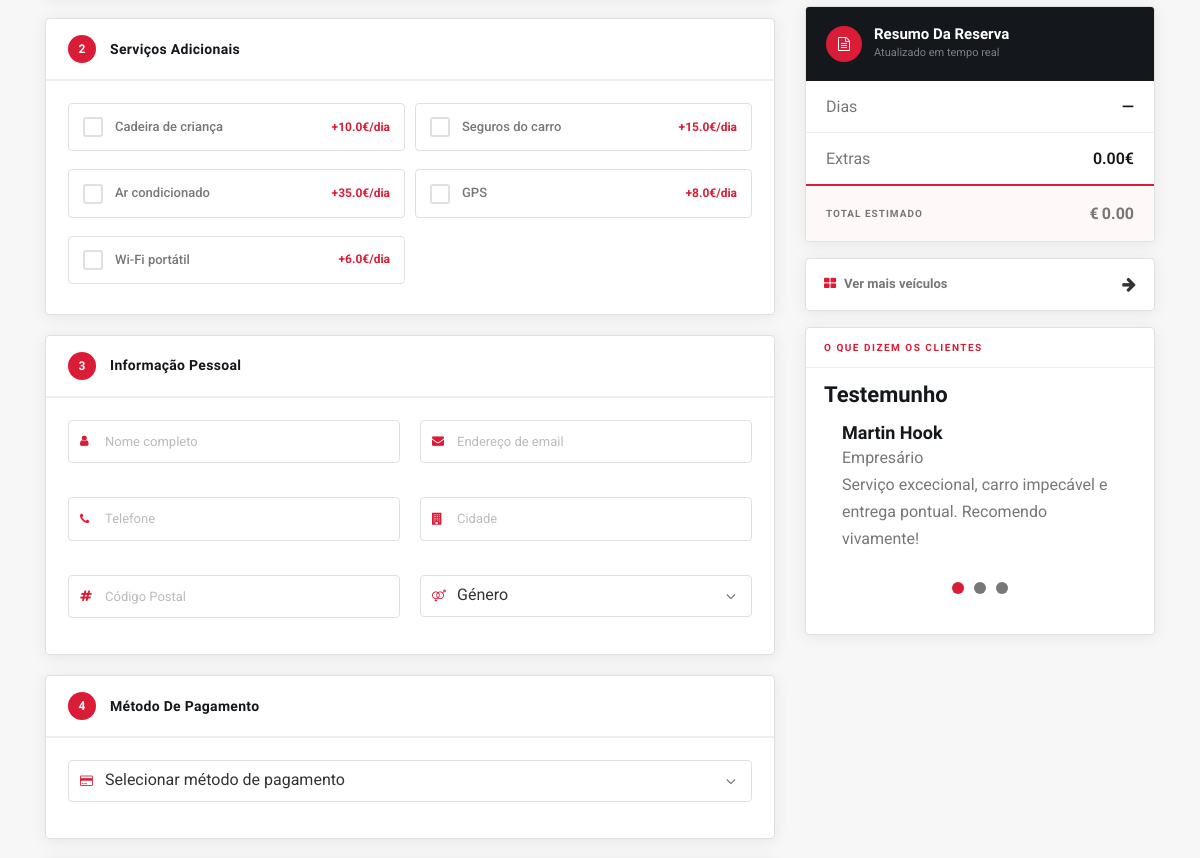
The page /reservation (middle part) on the database as committed earlier.
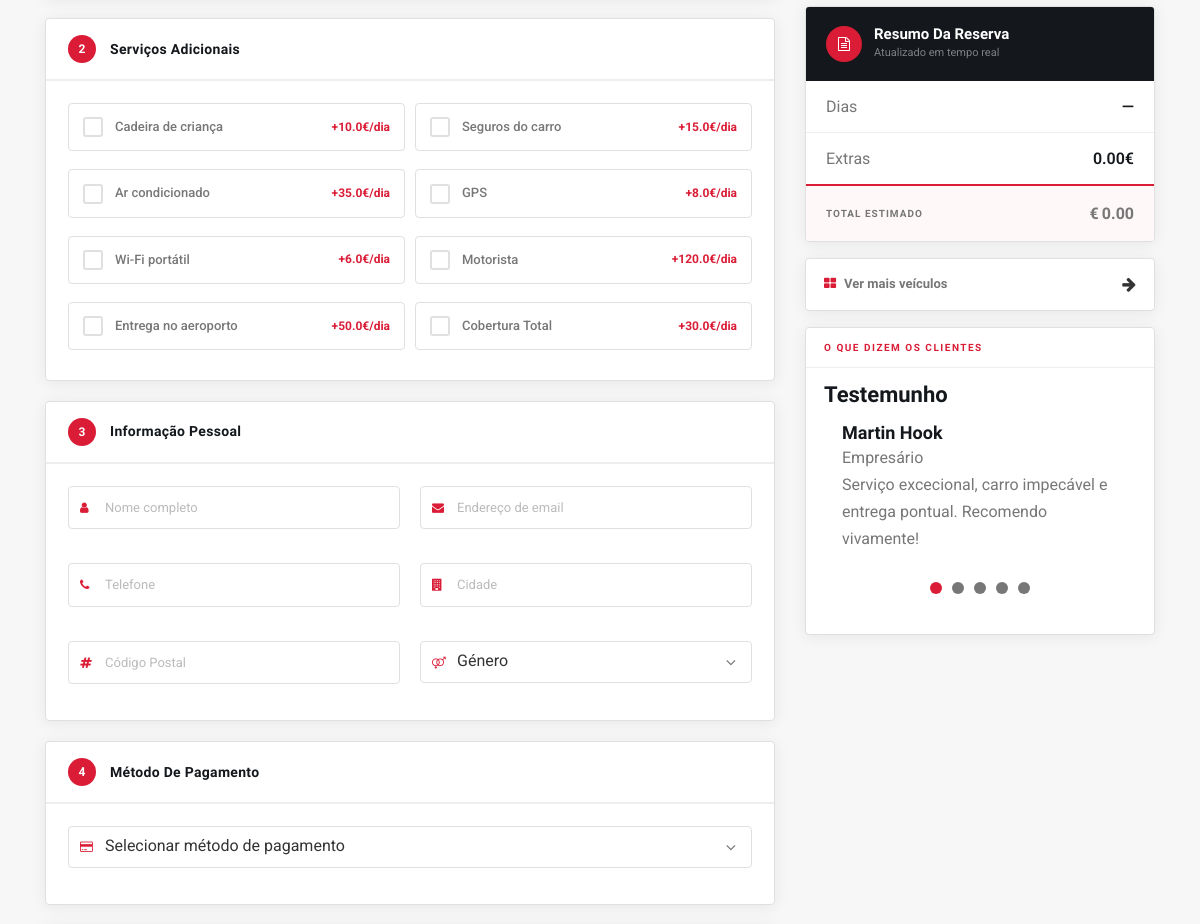
The same page on the database as committed later.
### models/Testimonial.py (models this page shows)
class Testimonial(db.Model):
    __tablename__ = "Testimonial"
    idTestimonial = db.Column(db.Integer, primary_key=True)
    name = db.Column(db.String, nullable=False)
    designation = db.Column(db.String)
    description = db.Column(db.String, nullable=False)
    imageUrl = db.Column(db.String)
    isActive = db.Column(db.Integer, default=1)
    def to_dict(self):
        return {
            "id": self.idTestimonial,
            "name": self.name,
            "designation": self.designation,
            "description": self.description,
            "imageUrl": self.imageUrl,
        }

### models/Reservation_Extra.py (models this page shows)
class ReservationExtra(db.Model):
    __tablename__ = "Reservation_Extra"
    idExtra = db.Column(db.Integer, primary_key=True)
    name = db.Column(db.String, nullable=False)
    dailyPrice = db.Column(db.Float, nullable=False, default=0)
    isActive = db.Column(db.Integer, default=1)
    def to_dict(self):
        return {
            "id": self.idExtra,
            "name": self.name,
            "dailyPrice": self.dailyPrice,
        }

### routes/reservations.py (the view, shortened to what this page needs)
@bp.route("/reservation", methods=["GET"])
def reservation():
    from datetime import datetime, time as dt_time
    vehicle_id = request.args.get("vehicle_id")
    vehicle = Vehicle.query.get(vehicle_id) if vehicle_id else None
    start_date = None
    end_date = None
    start_raw = request.args.get("startDate")
    end_raw = request.args.get("endDate")
    start_time_raw = request.args.get("startTime")
    end_time_raw = request.args.get("endTime")
    try:
        from datetime import date
        from utils import parse_time
        if start_raw:
            sd = date.fromisoformat(start_raw)
        else:
            sd = None
        if end_raw:
            ed = date.fromisoformat(end_raw)
        else:
            ed = None
        st = None
        et = None
        try:
            if start_time_raw:
                st = parse_time(start_time_raw)
        except Exception:
            st = None
        try:
            if end_time_raw:
                et = parse_time(end_time_raw)
        except Exception:
            et = None
        if sd and not ed:
            from datetime import timedelta
            ed = sd + timedelta(days=1)
        if ed and not sd:
            from datetime import timedelta
            sd = ed - timedelta(days=1)
        start_date = sd
        end_date = ed
        start_dt = None
        end_dt = None
        if sd is not None:
            start_dt = datetime.combine(sd, st if st else dt_time.min)
        if ed is not None:
            end_dt = datetime.combine(ed, et if et else dt_time.min)
    except Exception as e:
        logging.debug("Invalid date/time filter provided: %s", e)
        start_date = None
        end_date = None
    if vehicle_id and not vehicle:
        flash("Veículo não encontrado.", "modal-error")
        return redirect(url_for("vehicles.list_view"))
    vehicle_available = True
    payment_methods = [p.to_dict() for p in PaymentMethod.query.all()]
    extras = [e.to_dict() for e in ReservationExtra.query.filter_by(isActive=1).all()]
    vehicles_q = Vehicle.query.all()
    vehicles = []
    for v in vehicles_q:
        try:
            a_start = start_dt if start_dt and end_dt else start_date
            a_end = end_dt if start_dt and end_dt else end_date
            if a_start and a_end:
                if not v.is_available(a_start, a_end):
                    continue
        except Exception as e:
            logging.exception("Error validating vehicle availability for list")
            continue
        vehicles.append(v.to_dict())
    testimonials = [t.to_dict() for t in Testimonial.query.filter_by(isActive=1).all()]
    return render_template(
        "reservation.html",
        title="Reserva",
        vehicle=vehicle,
        payment_methods=payment_methods,
        extras=extras,
        vehicles=vehicles,
        startDate=start_raw,
        endDate=end_raw,
        startTime=start_time_raw,
        endTime=end_time_raw,
        testimonials=testimonials,
        vehicle_available=vehicle_available,
        now=datetime.now
    )

### app.py (called while the page is built, shortened)
@app.context_processor
def inject_current_user():
    from flask import session
    user = None
    user_id = session.get("user_id")
    return {
        "current_user": user,
        "is_logged_in": bool(user_id),
    }

### models/Payment_Method.py (called while the page is built)
    def to_dict(self):
        return {"id": self.idPaymentMethod, "methodName": self.methodName}

### templates/reservation.html (shortened to what the changed rows need)
<!doctype html>
<html lang="pt">
<head>
    <link href="assets/css/fontawesome.min.css" rel="stylesheet"/>
    <link href="assets/css/bootstrap.min.css" rel="stylesheet"/>
    <link href="assets/css/lightcase.css" rel="stylesheet"/>
    <link href="assets/css/animate.css" rel="stylesheet"/>
    <link href="assets/css/nice-select.css" rel="stylesheet"/>
    <link href="assets/css/datepicker.min.css" rel="stylesheet"/>
    <link href="assets/css/wickedpicker.min.css" rel="stylesheet"/>
    <link href="assets/css/jquery-ui.min.css" rel="stylesheet"/>
    <link href="assets/css/owl.carousel.min.css" rel="stylesheet"/>
    <link href="assets/css/main.css" rel="stylesheet"/>
</head>
<body>
<section class="reservation-section">
    <div class="container">
        <div class="row">
            <div class="col-lg-4 order-lg-2 order-1 mb-4 mb-lg-0">
                <div class="sidebar-sticky">
                    <div class="widget-card">
                        <div class="widget-body">
                            {% include 'partials/testimonial_slider.html' %}
                        </div>
                    </div>
                </div>
            </div>
            <div class="col-lg-8 order-lg-1 order-2">
                <form class="reservation-form" method="post" action="{{ url_for('reservations.reserve') }}"
                      data-daily-rate="{{ vehicle.dailyRate if vehicle else 0 }}" novalidate>
                    {% if extras %}
                    <div class="step-card">
                        <div class="step-card-body">
                            <div class="extras-grid">
                                {% for e in extras %}
                                <label class="extra-card">
                                    <div class="extra-check"><i class="fa fa-check"></i></div>
                                    <span class="extra-name">{{ e.name }}</span>
                                    {% if e.dailyPrice > 0 %}<span class="extra-price">+{{ e.dailyPrice }}€/dia</span>{%
                                    endif %}
                                </label>
                                {% endfor %}
                            </div>
                        </div>
                    </div>
                    {% endif %}
                </form>
            </div>
        </div>
    </div>
</section>
</body>
</html>

### templates/partials/testimonial_slider.html (shortened to what this page needs)
<div class="widget widget-testemunho">
  <h4 class="widget-title">Testemunho</h4>
  <div class="widget-body">
    <div class="testimonial-slider owl-carousel">
      {% for t in testimonials %}
      <div class="item testemunho-item">
        <div class="testemunho-item--header">
          <div class="content">
            <h6 class="name">{{ t.name }}</h6>
            <span class="designation">{{ t.designation }}</span>
          </div>
        </div>
        <div class="testemunho-item--body">
          <p>{{ t.description }}</p>
        </div>
      </div>
      {% endfor %}
    </div>
  </div>
</div>

Rows that differ between the two databases and show on the page:
added ReservationExtra: name "Motorista", dailyPrice "120.0"
added ReservationExtra: name "Entrega no aeroporto", dailyPrice "50.0"
added ReservationExtra: name "Cobertura Total", dailyPrice "30.0"
